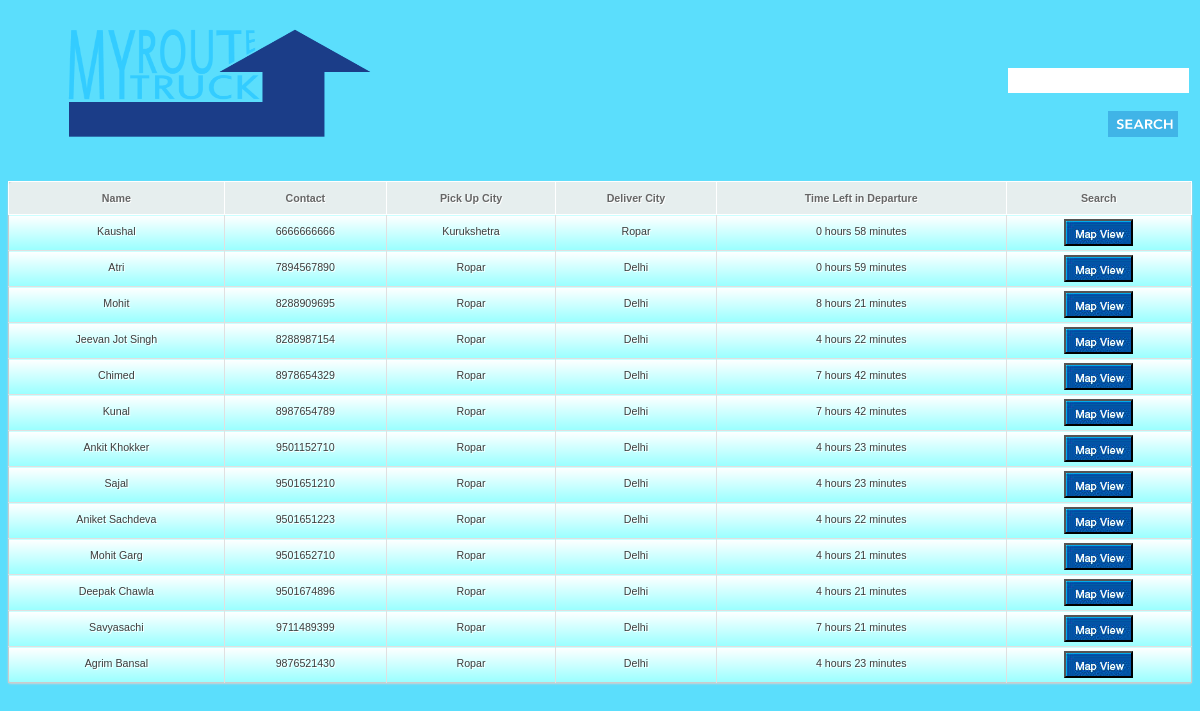
Screenshot of /MyTruck/index3.php with the database file from the repository.
### tables this page shows
CREATE TABLE IF NOT EXISTS `Trucks` (
  `Name` varchar(50) NOT NULL,
  `Phone number` bigint(10) NOT NULL,
  `Initial Place` varchar(50) NOT NULL,
  `Destination` varchar(50) NOT NULL,
  `Time Left in Departure` int(11) NOT NULL,
  UNIQUE KEY `Phone number` (`Phone number`)
);

### MyTruck/query.php (called while the page is built, shortened)
<?php
$counter=0;
$p=$_POST['initial'];
$r=$_POST['destination'];
if ($p&&$r)
	$sel=mysql_query("select count(*) AS c from `Trucks` WHERE `Initial Place`='".$p."' AND `Destination`='".$r."'");
else if ($p)
	$sel=mysql_query("select count(*) AS c from `Trucks` WHERE `Initial Place`='".$p."' ");
else if ($r)
	$sel=mysql_query("select count(*) AS c from `Trucks` WHERE `Destination`='".$r."'");
else
	$sel=mysql_query("select count(*) AS c from `Trucks`");
$sel=mysql_fetch_assoc($sel);
$count=$sel['c'];
if ($p&&$r)
	$sell=mysql_query("select * from `Trucks` WHERE `Initial Place`='".$p."' AND `Destination`='".$r."'");
else if ($p)
	$sell=mysql_query("select * from `Trucks` WHERE `Initial Place`='".$p."' ");
else if ($r)
	$sell=mysql_query("select * from `Trucks` WHERE `Destination`='".$r."'");
else
	$sell=mysql_query("select * from `Trucks`");
$arr = array();
for ($x=0; $x<$count; $x++)
  {
		$arr[$x] = array();
  }
while($log=mysql_fetch_array($sell))
{
	$arr[$counter][0]=$log['Name'];$arr[$counter][1]=$log['Phone number'];$arr[$counter][2]=$log['Initial Place'];$arr[$counter][3]=$log['Destination'];$arr[$counter][4]=$log['Time Left in Departure'];;
	$counter+=1;
}
?>

### MyTruck/index3.php (the view, shortened to what this page needs)
<html>
	<link rel="stylesheet" href="css/styler.css" type="text/css" id="" media="print, projection, screen" />
	<LINK href="css/stylerz.css" rel="stylesheet" type="text/css">
<body class="bdy" >
	<div>
		<div style="width:1000px;float:left;">
		<img src="images/Mytruck.png" width="400" height="150">
		</div>
		<form method="post" action="searcher.php" style="padding-top:60px;">
		<input type="text" id="query" name="query" style="border: none; height:25px;"> <br><br>
		<?php include("query.php"); ?>
		<input type="submit" value="" style="border-style: none; background: url('images/search.gif'); width:70px; height:26px;">
		</form>
	</div>
	<br>
	<table id="myTable" class="tablesorter">
	<thead>
	<tr>
		<th>Name</th>
		<th>Contact</th>
		<th>Pick Up City</th>
		<th>Deliver City</th>
		<th>Time Left in Departure </th>
		<th>Search</th>
	</tr>
	</thead>
	<tbody>
	<?php
	$cnt=0;
	while ($cnt<$count)
	{
			echo('<tr>');
			echo('<td>'.$arr[$cnt][0].'</td>');
			echo('<td>'.$arr[$cnt][1].'</td>');
			echo('<td id="ac'.$cnt.'">'.$arr[$cnt][2].'</td>');
			echo('<td id="dc'.$cnt.'">'.$arr[$cnt][3].'</td>');
			$qq=$arr[$cnt][4];
			$aa=$qq%60;
				$qq=floor($qq/60);
				$types=$qq." hours ".$aa." minutes";
			echo('<td>'.$types.'</td>');
			echo('<td><button type="button" id="'.$cnt.'" class="button" onClick="checkRoute(this.id)" style="height:27px;width:69px;background: url(images/mapview.jpg);"></button></td>');
			echo('</tr>');
			$cnt+=1;
	}
	?>
	</tbody>
	</table>
</body>
</html>

### MyTruck/css/styler.css (style rules this page uses)
.bdy { background: #5BDEFC; }
table { font-family:Arial, Helvetica, sans-serif; color:#666; font-size:12px; text-shadow: 1px 1px 0px #fff; background:#eaebec; margin:20px; border:#ccc 1px solid; -moz-border-radius:3px; -webkit-border-radius:3px; border-radius:3px; -moz-box-shadow: 0 1px 2px #d1d1d1; -webkit-box-shadow: 0 1px 2px #d1d1d1; box-shadow: 0 1px 2px #d1d1d1; }
th { padding:21px 25px 22px 25px; border-top:1px solid #fafafa; border-bottom:1px solid #e0e0e0; background: #ededed; background: -webkit-gradient(linear, left top, left bottom, from(#ededed), to(#ebebeb)); background: -moz-linear-gradient(top, #ededed, #ebebeb); }
table th:first-child { text-align: center; padding-left:20px; }
table tr:first-child th:first-child { -moz-border-radius-topleft:3px; -webkit-border-top-left-radius:3px; border-top-left-radius:3px; }
table tr:first-child th:last-child { -moz-border-radius-topright:3px; -webkit-border-top-right-radius:3px; border-top-right-radius:3px; }
table tr { text-align: center; padding-left:20px; }
table td:first-child { text-align: center; padding-left:20px; border-left: 0; }
td { padding:18px; border-top: 1px solid #ffffff; border-bottom:1px solid #e0e0e0; border-left: 1px solid #e0e0e0; background: #99FFFF; background: -webkit-gradient(linear, left top, left bottom, from(#ffffff), to(#99FFFF)); background: -moz-linear-gradient(top, #ffffff, #99FFFF); }
table tr:last-child td { border-bottom:0; }
table tr:last-child td:first-child { -moz-border-radius-bottomleft:3px; -webkit-border-bottom-left-radius:3px; border-bottom-left-radius:3px; }
table tr:last-child td:last-child { -moz-border-radius-bottomright:3px; -webkit-border-bottom-right-radius:3px; border-bottom-right-radius:3px; }
table { font: 11px/24px Verdana, Arial, Helvetica, sans-serif; border-collapse: collapse; width: 320px; }
table.tablesorter { font-family:arial; background-color: #CDCDCD; margin:10px 0pt 15px; font-size: 8pt; width: 100%; text-align: left; }
table.tablesorter thead tr th, table.tablesorter tfoot tr th { background-color: #e6EEEE; border: 1px solid #FFF; font-size: 8pt; padding: 4px; }
table.tablesorter thead tr .header { background-image: url(images/asc.gif); background-repeat: no-repeat; background-position: center right; cursor: pointer; }
table.tablesorter tbody td { color: #3D3D3D; padding: 4px; background-color: #FFF; vertical-align: top; }

### rows the page displays
trucks: Name "Kaushal", Phone number "6666666666", Initial Place "Kurukshetra", Destination "Ropar", Time Left in Departure "0 hours 58 minutes"
trucks: Name "Atri", Phone number "7894567890", Initial Place "Ropar", Destination "Delhi", Time Left in Departure "0 hours 59 minutes"
trucks: Name "Mohit", Phone number "8288909695", Initial Place "Ropar", Destination "Delhi", Time Left in Departure "8 hours 21 minutes"
trucks: Name "Jeevan Jot Singh", Phone number "8288987154", Initial Place "Ropar", Destination "Delhi", Time Left in Departure "4 hours 22 minutes"
trucks: Name "Chimed", Phone number "8978654329", Initial Place "Ropar", Destination "Delhi", Time Left in Departure "7 hours 42 minutes"
trucks: Name "Kunal", Phone number "8987654789", Initial Place "Ropar", Destination "Delhi", Time Left in Departure "7 hours 42 minutes"
trucks: Name "Ankit Khokker", Phone number "9501152710", Initial Place "Ropar", Destination "Delhi", Time Left in Departure "4 hours 23 minutes"
trucks: Name "Sajal", Phone number "9501651210", Initial Place "Ropar", Destination "Delhi", Time Left in Departure "4 hours 23 minutes"
trucks: Name "Aniket Sachdeva", Phone number "9501651223", Initial Place "Ropar", Destination "Delhi", Time Left in Departure "4 hours 22 minutes"
trucks: Name "Mohit Garg", Phone number "9501652710", Initial Place "Ropar", Destination "Delhi", Time Left in Departure "4 hours 21 minutes"
trucks: Name "Deepak Chawla", Phone number "9501674896", Initial Place "Ropar", Destination "Delhi", Time Left in Departure "4 hours 21 minutes"
trucks: Name "Savyasachi", Phone number "9711489399", Initial Place "Ropar", Destination "Delhi", Time Left in Departure "7 hours 21 minutes"
trucks: Name "Agrim Bansal", Phone number "9876521430", Initial Place "Ropar", Destination "Delhi", Time Left in Departure "4 hours 23 minutes"
